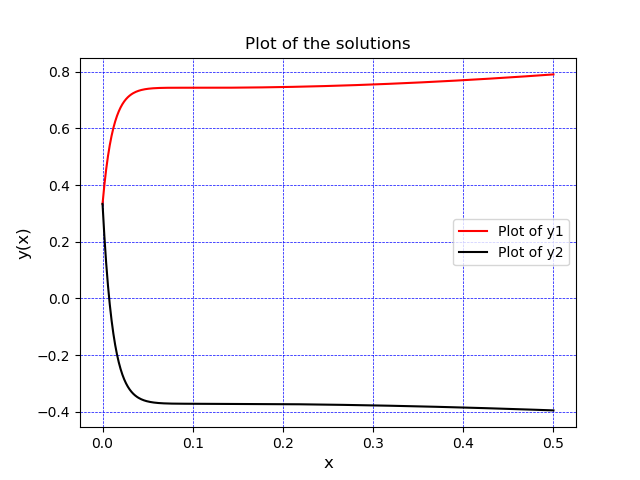

The script that drew this image:
# coded by: rakeeb

import numpy as np 
import matplotlib.pyplot as plt

#	As the eqautions are stiff we solve them by applying implicit euler method
# 	we solve for (n+1)th iteration of y1 and y2 in terms of n-th iteraion and we
#	define the two functions as the right hand side of the solved part i.e 
#	y1[n+1] = f1(y1[n],y2[n],x[n],h) and
#	y2[n+1] = f2(y1[n],y2[n],x[n],h) and solve them.

def f1(y1, y2, x, h):
	return((y1 + h*(66*y2 + 2*x/3.0 + 2/3.0))/(1-32*h)) 

def f2(y1, y2, x, h):
	return((y2 - h*(66*y1 + x/3.0 + 1/3.0))/(1+133*h))	

x = np.arange(0,0.501,0.001)
h = x[1]-x[0] #the step size

y1 = np.zeros(x.size)	
y2 = np.zeros(x.size)
# given initial values:
y1[0] = 1/3.0  
y2[0] = 1/3.0

for i in range(x.size-1):  # we keep updating our solution by implicit method
	y1[i+1] = f1(y1[i],y2[i],x[i],h)
	y2[i+1] = f2(y1[i],y2[i],x[i],h)

plt.plot(x,y1, 'red',label='Plot of y1')
plt.plot(x,y2, 'black',label='Plot of y2')
plt.title('Plot of the solutions')
plt.xlabel("x", fontsize=12)
plt.ylabel("y(x)", fontsize=12)
plt.legend()
plt.grid(color='b', linestyle='--', linewidth=0.5)
plt.show()

#	As the equations are stiff they diverges very much even for small values of h, so 
#	if we can prohibit its diverging by changing the Euler method a little bit and 
#   implicitly solving them , then the solutions are determined in such a fashion that 
#	they just feedback to themselves, then the solutons converge even for somewhat
#	'large' values of h. We just applied that technique. 
